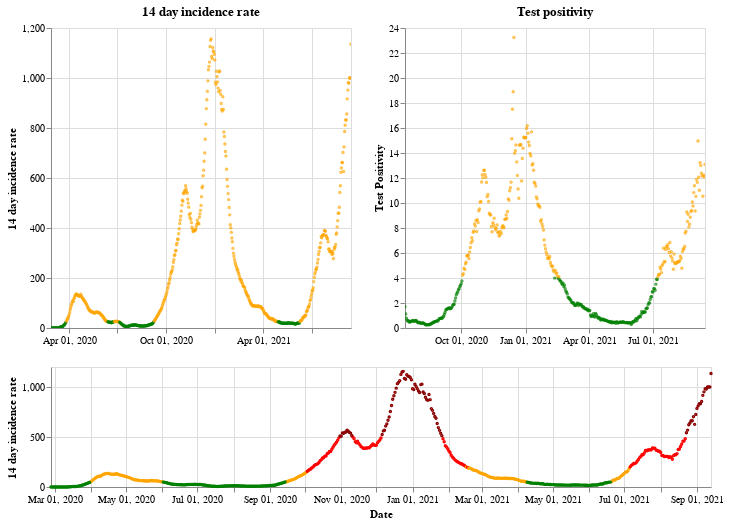

The code cell stored with this chart in its notebook:
### Markdown cell above
## Wales

### Code cell
plot_traffic_light('Wales')

### Figure 1 — Vega-Lite specification as saved in the notebook (floating-point values rounded to 4 significant figures; data arrays with more than 128 entries replaced by an {"elided": "..."} marker saying what was removed)
{"config": {"view": {"continuousWidth": 400, "continuousHeight": 300}}, "vconcat": [{"hconcat": [{"mark": {"type": "point", "size": 2}, "encoding": {"color": {"condition": {"value": "green", "test": "(datum.twoWeeklyCasesRate <= 25)"}, "value": "orange"}, "tooltip": [{"type": "nominal", "field": "areaName"}, {"type": "temporal", "field": "date"}, {"type": "quantitative", "field": "twoWeeklyCasesRate"}, {"type": "quantitative", "field": "testPositivity"}], "x": {"type": "temporal", "axis": {"title": ""}, "field": "date", "scale": {"domain": {"selection": "DateBrush"}}, "timeUnit": "yearmonthdate"}, "y": {"type": "quantitative", "axis": {"title": "14 day incidence rate"}, "field": "twoWeeklyCasesRate"}}, "title": "14 day incidence rate", "width": 300}, {"mark": {"type": "point", "size": 2}, "encoding": {"color": {"condition": {"value": "green", "test": "(datum.testPositivity <= 4)"}, "value": "orange"}, "tooltip": [{"type": "nominal", "field": "areaName"}, {"type": "temporal", "field": "date"}, {"type": "quantitative", "field": "twoWeeklyCasesRate"}, {"type": "quantitative", "field": "testPositivity"}], "x": {"type": "temporal", "axis": {"title": ""}, "field": "date", "scale": {"domain": {"selection": "DateBrush"}}, "timeUnit": "yearmonthdate"}, "y": {"type": "quantitative", "axis": {"title": "Test Positivity"}, "field": "testPositivity"}}, "title": "Test positivity", "width": 300}]}, {"layer": [{"mark": {"type": "point", "size": 2}, "encoding": {"color": {"condition": {"value": "orange", "test": "(((datum.testPositivity < 4) && (datum.twoWeeklyCasesRate >= 50)) && (datum.twoWeeklyCasesRate < 200))"}, "value": "red"}, "opacity": {"condition": {"value": 1, "test": "((datum.twoWeeklyCasesRate >= 50) && (datum.twoWeeklyCasesRate < 500))"}, "value": 0}, "tooltip": [{"type": "nominal", "field": "areaName"}, {"type": "temporal", "field": "date"}, {"type": "quantitative", "field": "twoWeeklyCasesRate"}, {"type": "quantitative", "field": "testPositivity"}], "x": {"type": "temporal", "axis": {"title": "Date"}, "field": "date", "timeUnit": "yearmonthdate"}, "y": {"type": "quantitative", "axis": {"title": "14 day incidence rate"}, "field": "twoWeeklyCasesRate"}}, "selection": {"DateBrush": {"type": "interval", "encodings": ["x"], "fields": ["Time"]}}}, {"mark": {"type": "point", "size": 2}, "encoding": {"color": {"value": "darkred"}, "opacity": {"condition": {"value": 1, "test": "(datum.twoWeeklyCasesRate >= 500)"}, "value": 0}, "tooltip": [{"type": "nominal", "field": "areaName"}, {"type": "temporal", "field": "date"}, {"type": "quantitative", "field": "twoWeeklyCasesRate"}, {"type": "quantitative", "field": "testPositivity"}], "x": {"type": "temporal", "axis": {"title": "Date"}, "field": "date", "timeUnit": "yearmonthdate"}, "y": {"type": "quantitative", "axis": {"title": "14 day incidence rate"}, "field": "twoWeeklyCasesRate"}}}, {"mark": {"type": "point", "size": 2}, "encoding": {"color": {"condition": {"value": "green", "test": "((datum.testPositivity < 4) && (datum.twoWeeklyCasesRate < 50))"}, "value": "orange"}, "opacity": {"condition": {"value": 1, "test": "(datum.twoWeeklyCasesRate < 50)"}, "value": 0}, "tooltip": [{"type": "nominal", "field": "areaName"}, {"type": "temporal", "field": "date"}, {"type": "quantitative", "field": "twoWeeklyCasesRate"}, {"type": "quantitative", "field": "testPositivity"}], "x": {"type": "temporal", "axis": {"title": "Date"}, "field": "date", "timeUnit": "yearmonthdate"}, "y": {"type": "quantitative", "axis": {"title": "14 day incidence rate"}, "field": "twoWeeklyCasesRate"}}}], "height": 120, "width": 660}], "data": {"name": "data-3c4f1ca6effdac8641927df2f3e4a75e"}, "$schema": "https://vega.github.io/schema/vega-lite/v4.8.1.json", "datasets": {"data-3c4f1ca6effdac8641927df2f3e4a75e": {"elided": "565 records"}}}
